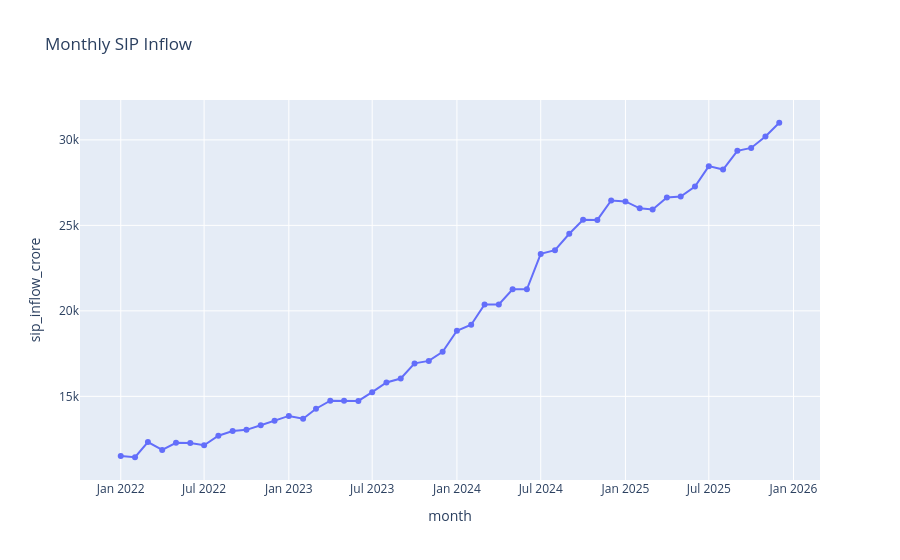

The notebook cell saved with this chart:
### Markdown cell above
Chart 3: SIP Trend

### Code cell
fig = px.line(
    sip,
    x="month",
    y="sip_inflow_crore",
    markers=True,
    title="Monthly SIP Inflow"
)

fig.show()

### Figure 1 — Plotly figure (JSON) as saved in the notebook; plotly's stock layout.template omitted (floating-point values rounded to 4 significant figures)
{"data": [{"hovertemplate": "month=%{x}<br>sip_inflow_crore=%{y}<extra></extra>", "legendgroup": "", "line": {"color": "#636efa", "dash": "solid"}, "marker": {"symbol": "circle"}, "mode": "lines+markers", "name": "", "orientation": "v", "showlegend": false, "type": "scatter", "x": ["2022-01-01", "2022-02-01", "2022-03-01", "2022-04-01", "2022-05-01", "2022-06-01", "2022-07-01", "2022-08-01", "2022-09-01", "2022-10-01", "2022-11-01", "2022-12-01", "2023-01-01", "2023-02-01", "2023-03-01", "2023-04-01", "2023-05-01", "2023-06-01", "2023-07-01", "2023-08-01", "2023-09-01", "2023-10-01", "2023-11-01", "2023-12-01", "2024-01-01", "2024-02-01", "2024-03-01", "2024-04-01", "2024-05-01", "2024-06-01", "2024-07-01", "2024-08-01", "2024-09-01", "2024-10-01", "2024-11-01", "2024-12-01", "2025-01-01", "2025-02-01", "2025-03-01", "2025-04-01", "2025-05-01", "2025-06-01", "2025-07-01", "2025-08-01", "2025-09-01", "2025-10-01", "2025-11-01", "2025-12-01"], "xaxis": "x", "y": [11517, 11438, 12328, 11863, 12286, 12276, 12140, 12694, 12976, 13040, 13306, 13573, 13856, 13687, 14276, 14749, 14749, 14734, 15245, 15814, 16042, 16928, 17073, 17610, 18838, 19187, 20371, 20371, 21262, 21262, 23332, 23547, 24509, 25323, 25320, 26459, 26400, 25999, 25926, 26632, 26688, 27274, 28464, 28265, 29361, 29529, 30200, 31002], "yaxis": "y"}], "layout": {"legend": {"tracegroupgap": 0}, "title": {"text": "Monthly SIP Inflow"}, "xaxis": {"anchor": "y", "domain": [0, 1], "title": {"text": "month"}}, "yaxis": {"anchor": "x", "domain": [0, 1], "title": {"text": "sip_inflow_crore"}}}}
